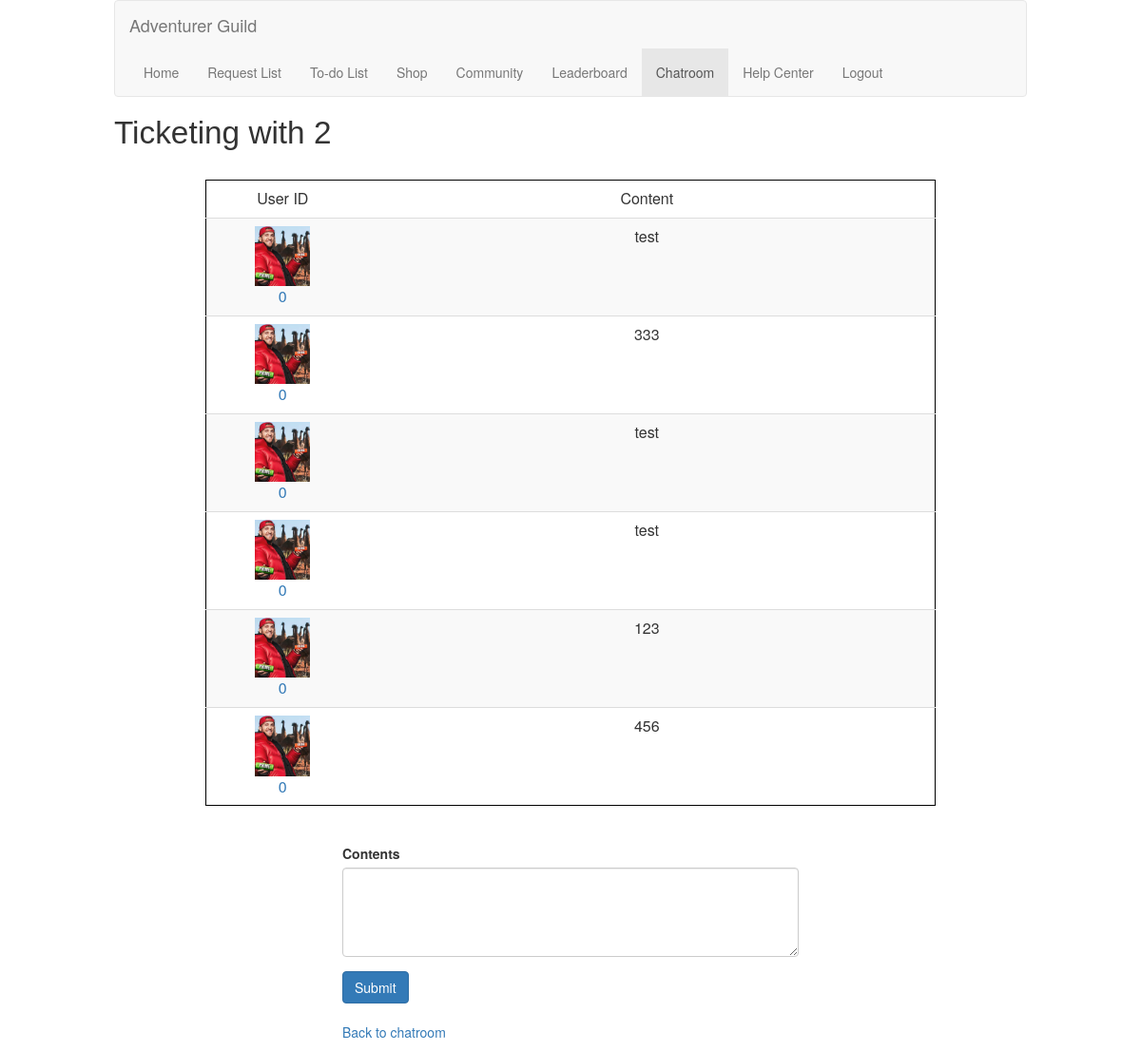
/chat/8f41d4c2-4eff-4f13-9437-9905ba48e531 (signed in), run on the app's committed database.
### models/sqlmodels.py (models this page shows, shortened)
class Chats(db.Model):
    __tablename__ = 'chats'
    replyID = Column(Integer, primary_key=True, autoincrement=True)
    chatID = Column(Text, nullable=False)
    srcUserID = Column(String(120), ForeignKey('users.userID', name='fk_chat_userID1'))
    dstUserID = Column(String(120), ForeignKey('users.userID', name='fk_chat_userID2'))
    content = Column(Text, nullable=False, default="No Content")

### app.py (the view)
    @app.route("/chat/<chatid>")
    @login_required
    def chatDetailsPage(chatid):
        dstuser = getChatInfo(chatid,"dstuser") # Fetch destination user for reply form
        result = Chats.query.join(UserInfo, Chats.srcUserID == UserInfo.userID). \
                add_columns(UserInfo.avatar, Chats.srcUserID, Chats.content). \
                filter(Chats.chatID == chatid).all()
        if result:
            return render_template('chat_details.html',results=result, dstUser=dstuser, chatID=chatid)
        else:
            return render_template('chat_details.html', infomsg="Unexpected error")

### app.py (called while the page is built)
    @login_manager.user_loader
    def load_user(user_id):
        return User(user_id)

### apps/get.py (called while the page is built)
def getChatInfo(chatID, action):
        chat = Chats.query.filter(Chats.chatID == chatID).first()
        if chat:
            if action == "srcuser":
                return str(chat.srcUserID)
            elif action == "dstuser":
                return str(chat.dstUserID)
            elif action == "time":
                return str(chat.time)
        return None

### templates/chat_details.html (shortened to what this page needs)
{% extends 'base.html' %}
{% block content %}
    <h1 id="pageBanner">Ticketing with {{dstUser}}</h1>
    <br>
    <div>
        <table id="threadContents" class="table table-striped listcontents">
            <thead>
                <tr>
                    <td class="col descCol">User ID</td>
                    <td class="col">Content</td>
                </tr>
            </thead>
            <tbody>
            {% for resultitem in results %}
            <tr>
                <td class="descCol"><a href="/profile/{{resultitem.srcUserID}}" title="View User Profile" target="_blank">
                    <img src="{{url_for('static',filename='nft/' + resultitem.avatar + '.png')}}" alt="Avatar" class="avatarInDetails">
                    <br>{{ resultitem.srcUserID }}</a></td>
                <td>{{ resultitem.content }}</td>
            </tr>
            {% endfor %}
            </tbody>
        </table>
        <br>
    </div>
    <div class="newthreadandrequest">
        <form method="POST" action="/dochatreply">
            <div class="form-group fillForms">
                <label for="content">Contents</label>
                <textarea class="form-control" id="content" name="content" rows="4" cols="50" required></textarea>
            </div>
            <button type="submit" id="doSubmit" class="btn btn-primary">Submit</button>
            </form>
            <br>
            <p><a href="/chat" title="Back">Back to chatroom</a></p>
    </div>
{% endblock %}

### static/css/main.css (style rules this page uses)
a { text-decoration: none; }
.listcontents { width: 90%; margin-left: auto; margin-right: auto; }
.newthreadandrequest { margin-left: auto; margin-right: auto; width: 50%; }
.descCol { width: 21%; }
.avatarInDetails { margin-left: auto; margin-right: auto; width: 40%; height: 40%; }
#pageBanner { font-family: 'Gill Sans', 'Gill Sans MT', Calibri, 'Trebuchet MS', sans-serif; font-size: 25pt; }
#threadContents { border: solid 1px black; text-align: center; margin-left: auto; margin-right: auto; font-size: 12pt; width: 80%; }

### data on the page
Chats: srcUserID "0", content "test"
Chats: srcUserID "0", content "333"
Chats: srcUserID "0", content "test"
Chats: srcUserID "0", content "test"
Chats: srcUserID "0", content "123"
Chats: srcUserID "0", content "456"

### other printed values
{{ dstUser }} "2"
